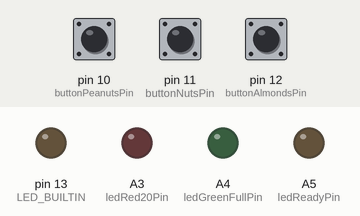
This sketch was run on a simulated Arduino Uno, built with avr-gcc and run on an emulated ATmega328P. Shown: output pins drawn as LEDs (lit = HIGH). Inputs (shaded band) come from the test bench; at power-on: pin 10 (buttonPeanutsPin) LOW, pin 11 (buttonNutsPin) LOW, pin 12 (buttonAlmondsPin) LOW.

Above: at 1.2 s.
1.3 s: pin 10 (buttonPeanutsPin) pulled HIGH for 0.15 s
At 2.6 s:
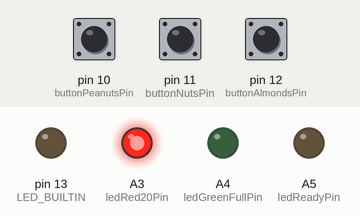
2.9 s: pin 11 (buttonNutsPin) pulled HIGH for 0.15 s
At 3.9 s:
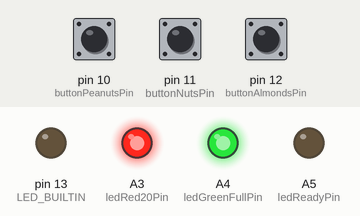
4.5 s: pin 12 (buttonAlmondsPin) pulled HIGH for 0.15 s
At 5.2 s:
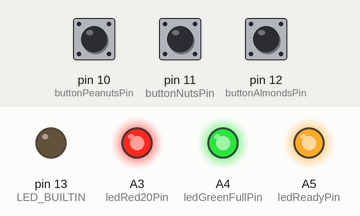
6.1 s: pin 10 (buttonPeanutsPin) pulled HIGH for 1 s
At 7.6 s:
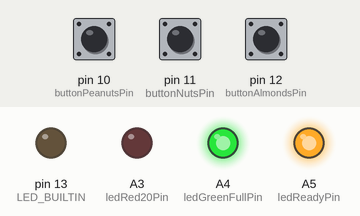
8.6 s: pin 11 (buttonNutsPin) pulled HIGH for 1 s
At 10.7 s:
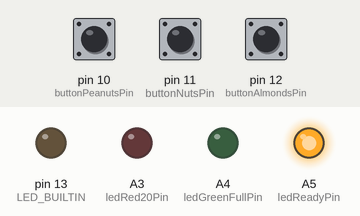
11.1 s: pin 10 (buttonPeanutsPin) pulled HIGH for 0.15 s
At 12.6 s:
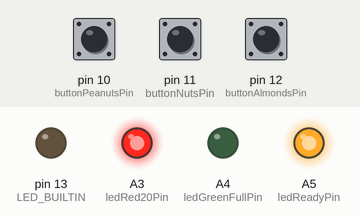
Timing chart, 0 to 13.7 s (numbered marks = the images above; inputs shaded):
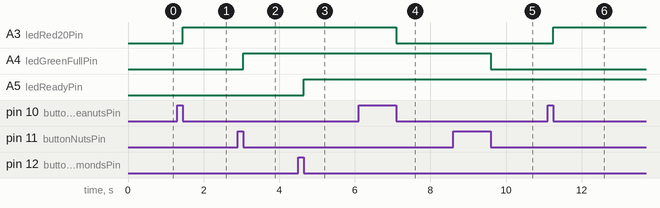

Measured:
- after the input at 1.3 s, A3 (ledRed20Pin): LOW → HIGH after 0.15 s
- after the input at 2.9 s, A4 (ledGreenFullPin): LOW → HIGH after 0.15 s
- after the input at 4.5 s, A5 (ledReadyPin): LOW → HIGH after 0.15 s
- after the input at 6.1 s, A3 (ledRed20Pin): HIGH → LOW after 1.0 s
- after the input at 8.6 s, A4 (ledGreenFullPin): HIGH → LOW after 1.0 s
- after the input at 11.1 s, A3 (ledRed20Pin): LOW → HIGH after 0.15 s

The sketch:

button.ino
```cpp
// Status LEDs
const int ledRed20Pin = A3;
const int ledGreenFullPin = A4;
const int ledReadyPin = A5;

// Status LEDs States
byte ledRed20State = LOW;
byte ledGreenFullState = LOW;
byte ledReadyState = LOW;

// Fruit buttons
const int buttonPeanutsPin = 10;
const int buttonNutsPin = 11;
const int buttonAlmondsPin = 12;

// Fruit Buttons States
byte buttonPeanutsState = LOW;
byte buttonNutsState = LOW;
byte buttonAlmondsState = LOW;


// // Tare button
// const int buttonTarePin = 9;


// int ledTareState;

void setup()
{
    pinMode(ledGreenFullPin, OUTPUT);
    digitalWrite(ledGreenFullPin, LOW);

    pinMode(ledRed20Pin, OUTPUT);
    digitalWrite(ledRed20Pin, LOW);

    pinMode(ledReadyPin, OUTPUT);
    digitalWrite(ledReadyPin, LOW);

    pinMode(LED_BUILTIN, OUTPUT);
    digitalWrite(LED_BUILTIN, LOW);


    pinMode(buttonPeanutsPin, INPUT);
    pinMode(buttonNutsPin, INPUT);
    pinMode(buttonAlmondsPin, INPUT);
    // pinMode(buttonTarePin, INPUT);
}
void loop()
{
    changeLedState(buttonPeanutsPin, buttonPeanutsState, ledRed20Pin, ledRed20State);
    changeLedState(buttonNutsPin, buttonNutsState, ledGreenFullPin, ledGreenFullState);
    changeLedState(buttonAlmondsPin, buttonAlmondsState, ledReadyPin, ledReadyState);
}

void changeLedState(const int &buttonPin, byte &lastButtonState, const int &ledPin, byte &ledState)
{
    byte buttonState = digitalRead(buttonPin);
    if (buttonState != lastButtonState) {
        lastButtonState = buttonState;
        if (buttonState == LOW) {
        ledState = (ledState == HIGH) ? LOW: HIGH;
        digitalWrite(ledPin, ledState);
        }
    }
}
```
